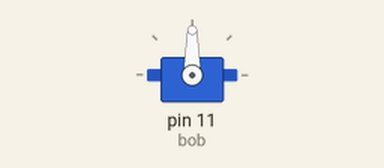
Bench run of a sketch on a simulated Arduino Uno, built with avr-gcc and run on an emulated ATmega328P. Parts: servo.

Above: at 0.05 s.
Timing chart, 0 to 4.6 s (numbered marks = the images above):
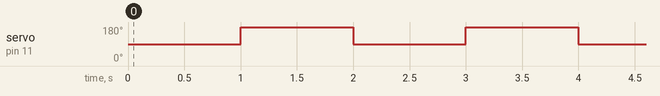

Measured:
- by itself, servo on pin 11 (bob): alternates 180° for 1.0 s and 90° for 1.0 s

The sketch:

Turn.ino
```cpp
#include <Servo.h>

Servo bob;

void setup()
{
 bob.attach(11);
}

void loop()
{
bob.write(90);
  delay(1000);
  bob.write(180);
  delay(1000);
}
```
